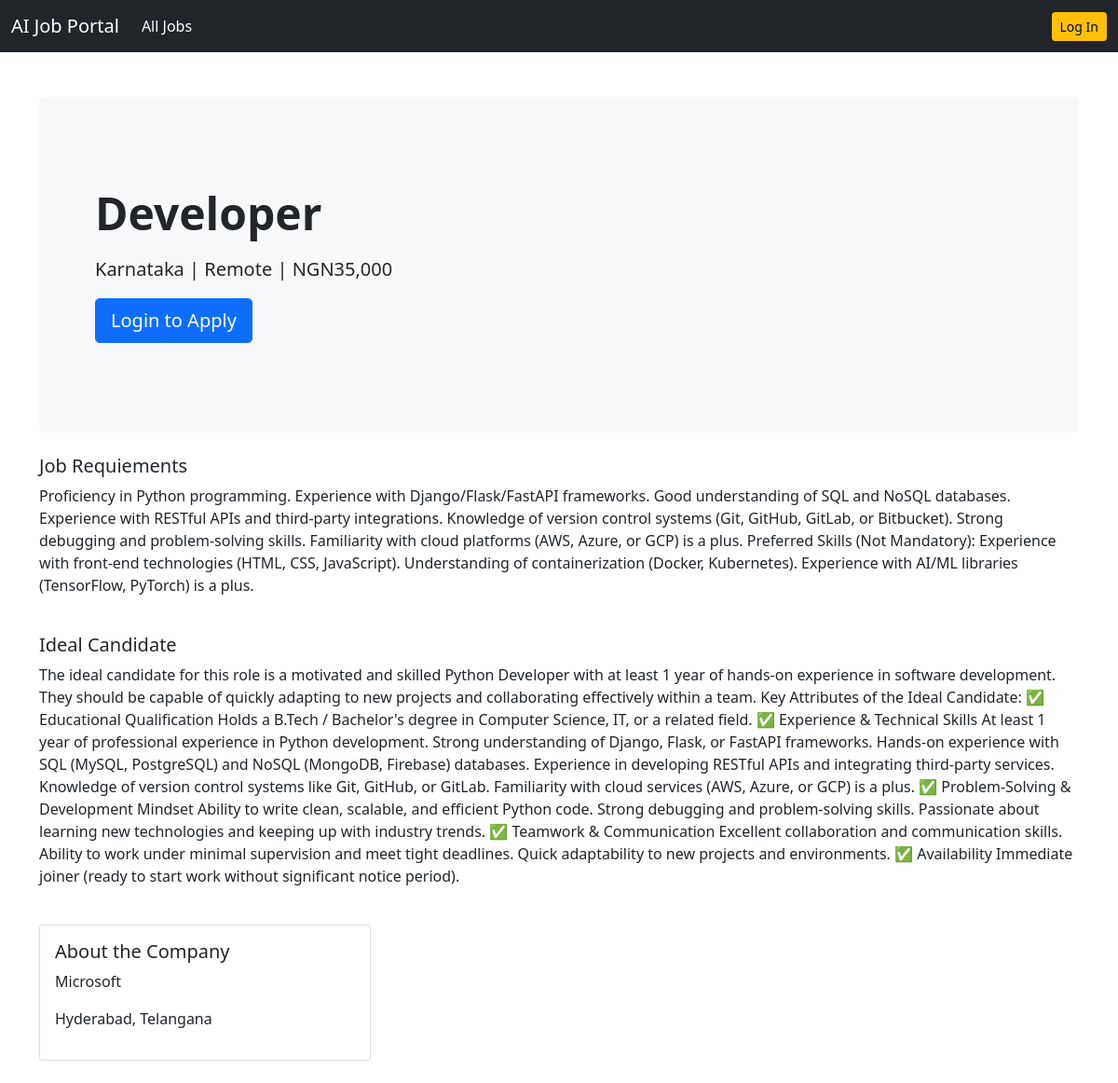
Page /job-details/1/ on the committed database.
### job/models.py (models this page shows, shortened)
class Job(models.Model):
    job_type_choices = (
        ('Remote', 'Remote'),
        ('Onsite', 'Onsite'),
        ('Hybrid', 'Hybrid')
    )
    state_choices = (
        ('Karnataka', 'Karnataka'),
        ('Assam', 'Assam'),
        ('Gujarat', 'Gujarat'),
        ('Kashmir', 'Kashmir'),
        ('Tamil Nadu', 'Tamil Nadu'),
        ('Bihar', 'Bihar'),
        ('Uttar Pradesh', 'Uttar Pradesh')
    )
    industry_choices = (
        ('Technology', 'Technology'),
        ('Education', 'Education'),
        ('Transportation', 'Transportation'),
        ('Finance', 'Finance'),
        ('Healthcare', 'Healthcare'),
        ('Sports', 'Sports'),
        ('Energy', 'Energy')
    )
    title_choices = (
        ('Developer', 'Developer'),
        ('Consultant','Consultant'),
        ('Analyst' , 'Analyst'),
        ('Manager' , 'Manager'),
        ('UI/UX' , 'UI/UX'),
        ('Human Resource' , 'Human Resource'),
        ('Operations' , 'Operations')
    )
    user = models.ForeignKey(User, on_delete=models.CASCADE)
    company = models.ForeignKey(Company, on_delete=models.CASCADE)
    title = models.CharField(max_length=100, choices = title_choices, null = True, blank = True)
    city = models.CharField(max_length=100)
    salary = models.PositiveIntegerField(default=35000)
    requirements = models.TextField()
    ideal_candidate = models.TextField()
    is_available = models.BooleanField(default=True)
    timestamp = models.DateTimeField(auto_now_add=True)
    industry = models.CharField(max_length=20, choices=industry_choices, null=True, blank=True)
    state = models.CharField(max_length=20, choices=state_choices, null=True, blank=True)
    job_type = models.CharField(max_length=20, choices=job_type_choices, null=True, blank=True)

### company/models.py (models this page shows, shortened)
class Company(models.Model):
    user = models.OneToOneField(User, on_delete=models.CASCADE)
    name = models.CharField(max_length = 100, null = True, blank = True)
    estd = models.PositiveIntegerField(null = True, blank = True)
    city = models.CharField(max_length = 100, null = True, blank = True)
    state = models.CharField(max_length = 100, null = True, blank = True)

### website/views.py (the view)
# urls.py: path('job-details/<int:pk>/' , views.job_details, name = 'job-details'),
def job_details(request, pk):
    job = Job.objects.get(pk=pk)
    has_applied = ApplyJob.objects.filter(user=request.user, job=pk).exists() if request.user.is_authenticated and request.user.is_applicant and request.user.is_verified else False
    context = {'job': job, 'has_applied': has_applied}
    return render(request, 'website/job_details.html', context)

### templates/website/job_details.html (shortened to what this page needs)
{% extends 'base.html' %}
{% load humanize %}
{% block content %}
<section>
    <div class="p-5 mb-4 bg-light rounded-3">
        <div class="container-fluid py-5">
            <h2 class="display-5 fw-bold">{{job.title}}</h2>
            <p class="col-md-8 fs-5 mt-3">
                {{job.state}} | Remote | NGN{{job.salary|intcomma}}
            </p>
            {% if user.is_authenticated and request.user.is_applicant and request.user.is_verified %}
                {% if has_applied == False %}
                    <a href="{% url 'apply-to-job' job.pk %}" class="btn btn-primary btn-lg">Apply Now</a>
                {% else %}
                    <p><span class="text-danger">You have already applied for this job</span></p>
                    <a href="{% url 'delete-application' job.pk %}" class="btn btn-primary btn-lg">Revoke Application</a>
                {% endif %}
            {% elif user.is_authenticated and request.user.is_recruiter and request.user.is_verified %}
            {% else %}
                <a href="{% url 'login' %}" class="btn btn-primary btn-lg">Login to Apply</a>
            {% endif %}
        </div>
    </div>
</section>
<div>
    <section>
        <h5>Job Requiements</h5>
        <p>
           {{job.requirements}}
        </p>
    </section>
</div> <br>
<div>
    <section>
        <h5>Ideal Candidate</h5>
        <p>
           {{job.ideal_candidate}}
        </p>
    </section>
</div> <br>
<div class="row row-cols-1 row-cols-md-3 g-4">
    <div class="col">
        <div class="card h-100">
            <div class="card-body">
                <h5 class="card-title">About the Company</h5>
                <p class="card-text">{{job.company.name}}</p>
                <p class="card-text">{{job.company.city}}, {{job.company.state}}</p>
            </div>
        </div>
    </div>
</div> <br>
{% endblock content %}

### rows in the picture
Job: title "Developer", state "Karnataka", salary "35,000", requirements "Proficiency in Python programming. Experience with Django/Flask/FastAPI frameworks. Good understanding of SQL and NoSQL databases. Experience with RESTful APIs and third-party integrations. Knowledge of version control systems (Git, GitHub, GitLab, or Bitbucket). Strong debugging and problem-solving skills. Familiarity with cloud platforms (AWS, Azure, or GCP) is a plus. Preferred Skills (Not Mandatory): Experience with front-end technologies (HTML, CSS, JavaScript). Understanding of containerization (Docker, Kubernetes). Experience with AI/ML libraries (TensorFlow, PyTorch) is a plus.", ideal_candidate "The ideal candidate for this role is a motivated and skilled Python Developer with at least 1 year of hands-on experience in software development. They should be capable of quickly adapting to new projects and collaborating effectively within a team. Key Attributes of the Ideal Candidate: ✅ Educational Qualification Holds a B.Tech / Bachelor's degree in Computer Science, IT, or a related field. ✅ Experience & Technical Skills At least 1 year of professional experience in Python development. Strong understanding of Django, Flask, or FastAPI frameworks. Hands-on experience with SQL (MySQL, PostgreSQL) and NoSQL (MongoDB, Firebase) databases. Experience in developing RESTful APIs and…", company.name "Microsoft", company.city "Hyderabad", company.state "Telangana"
